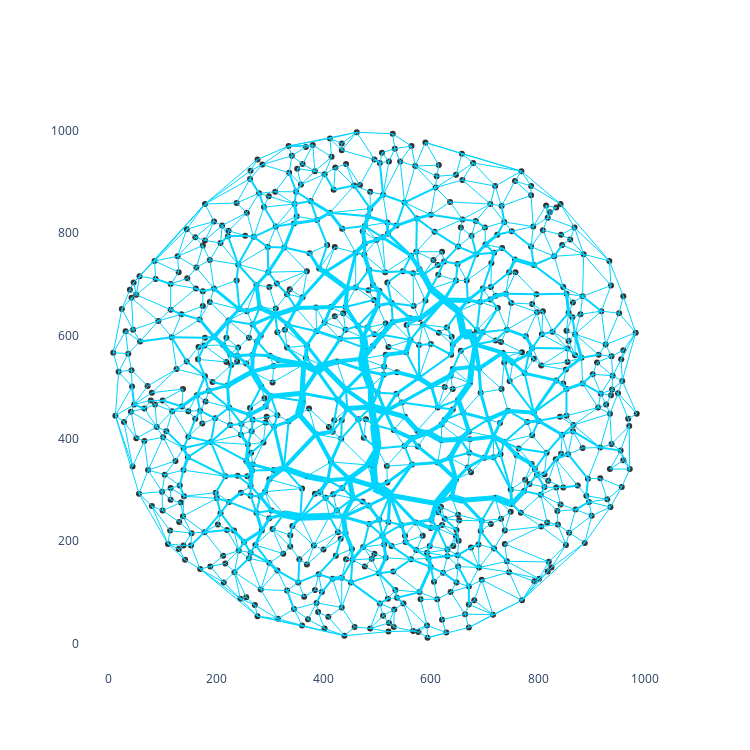

This figure's notebook cell:
### Code cell
fig = go.Figure()

# 幅を固定
fig.update_layout(
    width=750,
    height=750,
)

# 背景を白に変更
fig.update_layout(plot_bgcolor='white')

grid_x = []
grid_y = []

draw_node_list = set()

for node in range(1, N+1):
    x, y = pos_list[node]
    
    grid_x.append(x)
    grid_y.append(y)

label = list(map(str, draw_node_list))

fig.add_trace(
    go.Scatter(x=grid_x, y=grid_y, mode='markers+text', text=label, marker={'size': 6, 'color': '#333333'}, name='', textposition='top left')
)

drawed = set()

bet_min = min(edge_between.values())
bet_max = max(edge_between.values())

for u, v in edge_between.keys():
    if (u, v) in drawed:
        continue
        
    from_x, from_y = pos_list[u]
    to_x, to_y = pos_list[v]

    rank = (edge_between[(u, v)] - bet_min) / (bet_max - bet_min)
    rank = int(10 * rank) + 1

    line_def = {'width': rank, 'color': '#00d5ff'}
            
    fig.add_trace(
        go.Scatter(x=[from_x, to_x], y=[from_y, to_y], mode='lines', line=line_def, name='')
    )

    drawed.add((u, v))
    drawed.add((v, u))
        
fig.update_layout(showlegend=False)        

fig.show()
